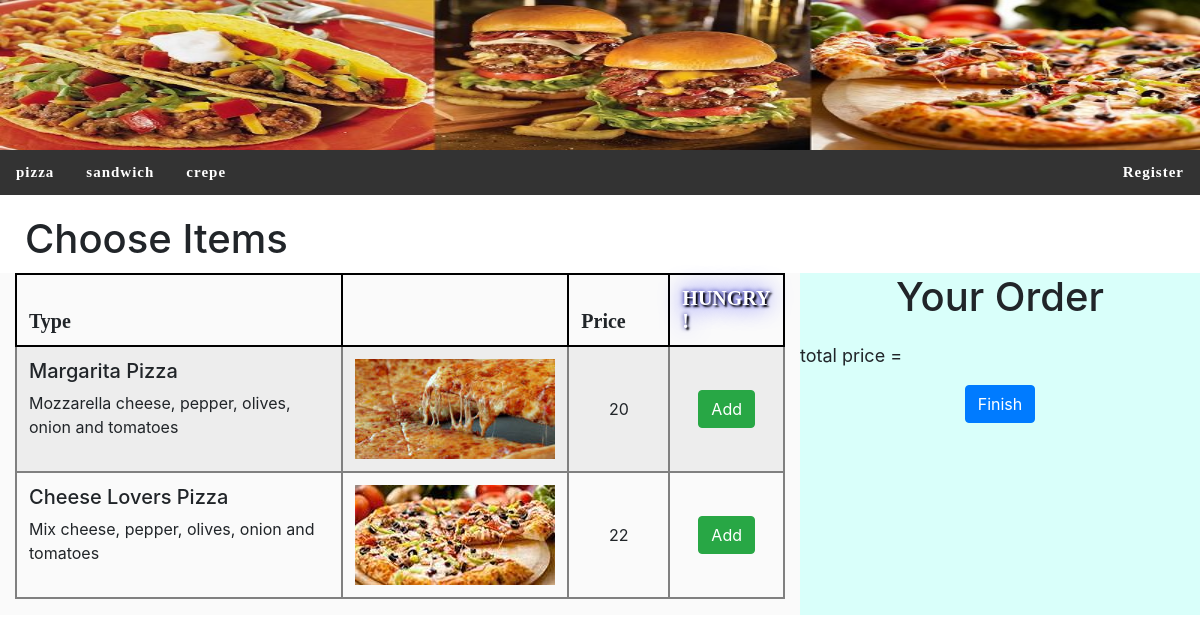
Screenshot of /res/pizza/ with the database file from the repository.
### res/models.py (models this page shows, shortened)
class Category(models.Model):
    category_title = models.CharField(max_length=100, unique=True)

class Item(models.Model):
    name = models.CharField(max_length=100, unique=True)
    details = models.CharField(max_length=1000)
    price = models.IntegerField()
    item_logo = models.FileField()
    category = models.ForeignKey(Category, related_name="items", on_delete=models.CASCADE)
    order = models.ForeignKey(Order, on_delete=models.PROTECT,related_name="orderItems", null=True, blank=True)

### res/views.py (the view)
# urls.py: url(r'^(?P<category_name>[a-z]+)/$', views.detail, name='detail'),
def detail(request, category_name):
    try:
        category = Category.objects.get(category_title = category_name)
        all_categories = Category.objects.all()
        items = category.items.all()
    except Category.DoesNotExist:
        raise Http404("Category does not exist")
    return render(request, 'res/menu.html', {'items': items,'all_categories': all_categories})

### res/templates/res/menu.html
{% extends 'res/home.html' %}
{% block content %}
    <table class="table table-striped table-bordered" style="text-align: left ; border-color: black;">
        <thead>
            <tr style="font: bold 20px Tahoma;">
                <th style="width: 55% ;">Type</th>
                <th style="width: 15% ;"></th>
                <th style="width: 15% ;">Price</th>
                <th style="color: white; font: bold 20px Tahoma ; width: 15% ; text-shadow: 2px 2px 2px black, 0 0 25px blue, 0 0 5px darkblue;">HUNGRY !</th>
            </tr>
        </thead>
        <tbody>
            {% for item in items %}
            <tr>
                <td>
                    <h5>{{ item.name }}</h5>
                    <p>{{ item.details }}</p>
                </td>
                <td>
                    <img style="width: 200px ; height: 100px; " src="{{item.item_logo.url}}">
                </td>
                <td style="text-align: center; vertical-align:middle;">
                    {{ item.price }}
                </td>
                <td style="text-align: center; vertical-align:middle;" >
                    <button type="button" class="btn btn-success" style="margin: 5px ;" onclick="additem('{{ item.name }}', {{ item.price }} ) ;">Add</button>
                </td>
            </tr>
            {% endfor %}
        </tbody>
    </table>
{% endblock %}

### res/templates/res/home.html (shortened to what this page needs)
{% extends 'res/base.html' %}
{% block section %}
    <section>
        <div class="container-fluid">
          <h1 style="margin: 20px 10px 10px 10px ;">Choose Items</h1>
          <div class="row" >
            <div class="col-md-8" style="background-color: #FAFAFA ;" id="menu">
              <div id="pizza_menu">
                  {% block content %}
                  {% endblock %}
              </div>
            </div>
            <div class="col-md" style="background-color: #D9FFFA; font-size:18px; text-align: left ;" id="order">
              <h1 style="margin-bottom: 10px ; text-align: center ;">Your Order</h1>
              <div class="row">
                  <div class="col-md-7" style="margin-top: 10px ;" id="selecteditems">
                  </div>
                  <div class="col-md-2" style="margin-top: 10px ;" id="pr">
                  </div>
                  <div class="col-md-3" style="margin-top: 8px ; text-align:right;" id="removebtn">
                  </div>
                  <div>
                      <p>
                        total price =
                      </p>
                  </div>
                  <div style="text-align: center;" class="well col-sm-12">
                      <p><button class="btn btn-primary" type="submit">Finish</button></p>
                  </div>
              </div>
            </div>
          </div>
        </div>
    </section>
{% endblock %}

### res/templates/res/base.html (shortened to what this page needs)
<!DOCTYPE html>
{% load staticfiles %}
<html lang="en">
<head>
  <link rel="stylesheet" href="{% static 'res/bootstrap/css/bootstrap.min.css' %}">
  <link rel="stylesheet" href="{% static 'res/main.css' %}">
</head>
<body>
    <header>
        <img src="{% static 'res/images/2.JPG' %}" alt="Happy Meal" width= "100% ;" height=150px ; >
    </header>
    <ul class="topnav">
        <div class="float-right">
            <li><a href="{% url 'res:register' %}">Register</a></li>
        </div>
        {% for category in all_categories %}
        <li><a href="{% url 'res:detail' category.category_title %}" >{{ category.category_title }}</a></li>
        {% endfor %}
    </ul>
    {% block section %}
    {% endblock %}
</body>
</html>

### res/static/res/main.css (style rules this page uses)
* { margin: 0 px; padding: 0px ; }
ul.topnav { list-style-type: none; margin: 0; padding: 0; overflow: hidden; background-color: #333; font: bold 15px Tahoma ; letter-spacing: 1px ; }
ul.topnav li { float: left; }
ul.topnav li a { display: block; color: white; text-align: center; padding: 14px 16px; text-decoration: none; }
table.table-bordered > thead > tr > th { border:2px solid black; }
table.table-bordered > tbody > tr > td { border:2px solid grey; }
table td input , table td button { font-size: large ; }

### rows the page displays
Category: category_title "pizza"
Category: category_title "sandwich"
Category: category_title "crepe"
Item: name "Margarita Pizza", details "Mozzarella cheese, pepper, olives, onion and tomatoes", item_logo (picture), price "20"
Item: name "Cheese Lovers Pizza", details "Mix cheese, pepper, olives, onion and tomatoes", item_logo (picture), price "22"
